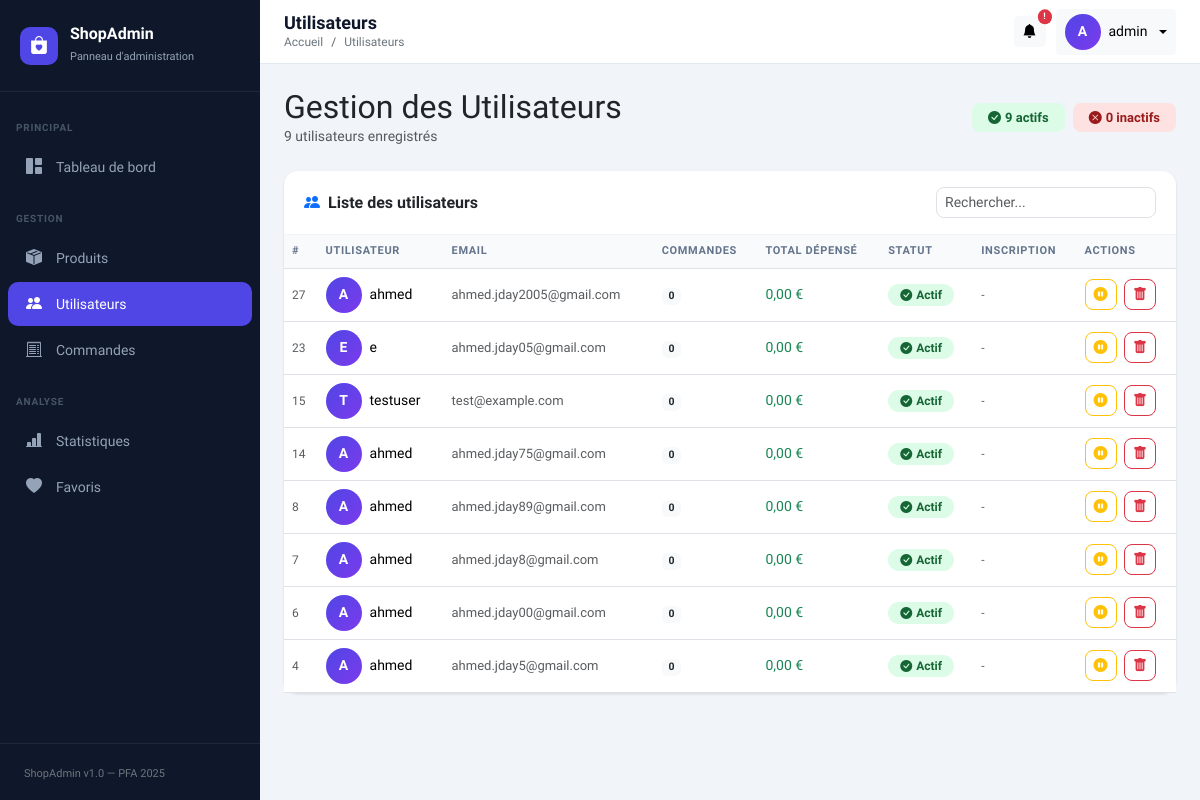
Page /dashboard-admin-main/index.php?page=users (signed in) on the earlier database version.
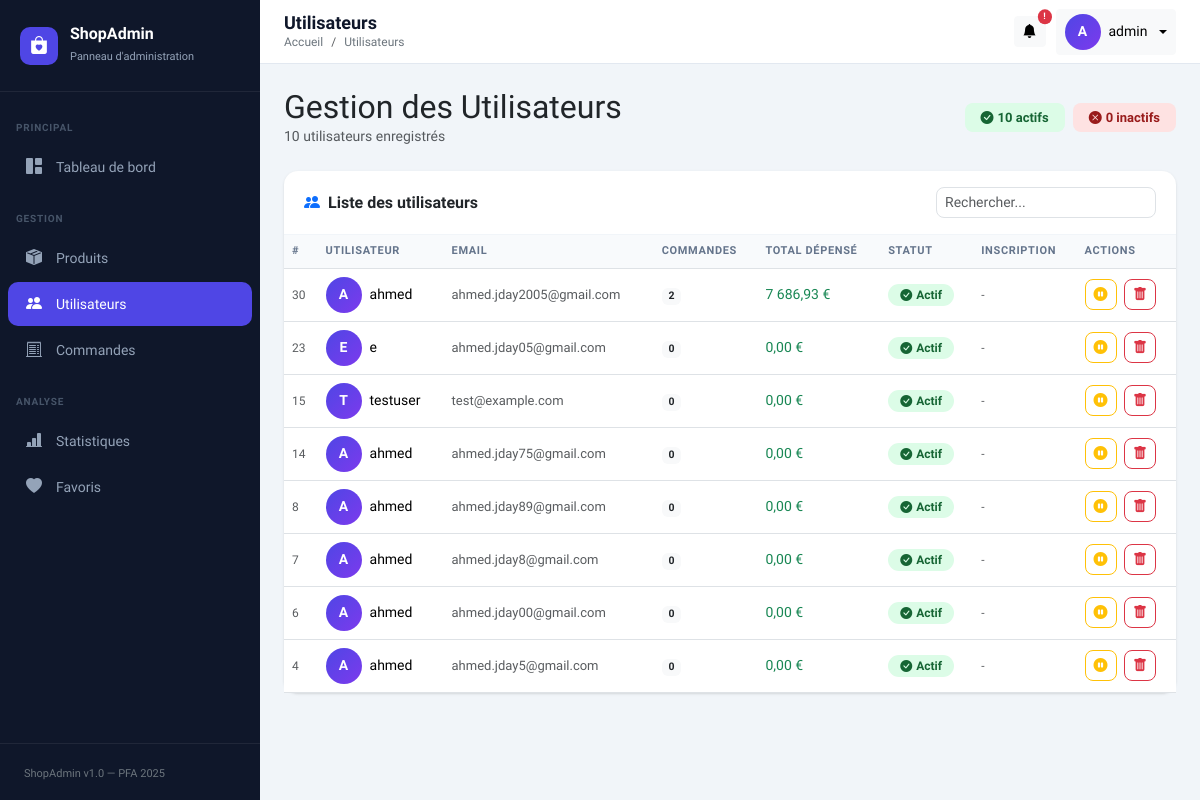
Same page on the later database version.
### tables this page shows
CREATE TABLE `users` (
  `id` int(11) NOT NULL,
  `name` varchar(50) NOT NULL,
  `email` varchar(255) NOT NULL,
  `role` enum('admin','customer') DEFAULT 'customer',
  `is_active` tinyint(1) DEFAULT 1,
  `password` varchar(255) NOT NULL,
  `reset_token_hash` varchar(64) DEFAULT NULL,
  `reset_token_expires_at` datetime DEFAULT NULL,
  `is_verified` tinyint(1) DEFAULT 0,
  `verification_code` varchar(6) DEFAULT NULL,
  `code_expiry` datetime DEFAULT NULL
);

### dashboard-admin-main/controllers/UserController.php (called while the page is built, shortened)
<?php
require_once __DIR__ . '/../models/User.php';
class UserController {
    private User $model;
    public function __construct() {
        $this->model = new User();
    }
    public function index(): void {
        $users = $this->model->getAll();
        require __DIR__ . '/../views/users/index.php';
    }
}

### dashboard-admin-main/config/database.php (called while the page is built, shortened)
<?php
class Database {
    private static ?PDO $instance = null;
    public static function getInstance(): PDO {
        if (self::$instance === null) {
            $dsn = "mysql:host=" . DB_HOST . ";dbname=" . DB_NAME . ";charset=" . DB_CHARSET;
            $options = [
                PDO::ATTR_ERRMODE            => PDO::ERRMODE_EXCEPTION,
                PDO::ATTR_DEFAULT_FETCH_MODE => PDO::FETCH_ASSOC,
                PDO::ATTR_EMULATE_PREPARES   => false,
            ];
            try {
                self::$instance = new PDO($dsn, DB_USER, DB_PASS, $options);
            } catch (PDOException $e) {
                error_log("Erreur connexion DB : " . $e->getMessage());
                die(json_encode(['error' => 'Connexion à la base de données échouée.']));
            }
        }
        return self::$instance;
    }
}

### dashboard-admin-main/models/User.php (called while the page is built, shortened)
<?php
require_once __DIR__ . '/../config/database.php';
class User {
    private PDO $db;
    public function __construct() {
        $this->db = Database::getInstance();
    }
    public function getAll(): array {
        $stmt = $this->db->query("
            SELECT u.*,
                   COUNT(o.id) AS order_count,
                   COALESCE(SUM(o.total_price), 0) AS total_spent
            FROM users u
            LEFT JOIN orders o ON u.id = o.user_id
            GROUP BY u.id
            ORDER BY u.id DESC
        ");
        return $stmt->fetchAll();
    }
}

### dashboard-admin-main/views/users/index.php (the view, shortened to what this page needs)
<?php
$pageTitle  = 'Utilisateurs';
$breadcrumb = 'Utilisateurs';
require_once __DIR__ . '/../../includes/header.php';
require_once __DIR__ . '/../../includes/sidebar.php';
?>
<div class="main-wrapper">
    <?php require_once __DIR__ . '/../../includes/navbar.php'; ?>
    <div class="content-area">
        <div class="d-flex justify-content-between align-items-center mb-4">
            <div>
                <h2 class="fw-800 mb-0">Gestion des Utilisateurs</h2>
                <p class="text-muted mb-0" style="font-size:14px;"><?= count($users) ?> utilisateurs enregistrés</p>
            </div>
            <div class="d-flex gap-2">
                <?php
                $activeCount   = count(array_filter($users, fn($u) => $u['is_active']));
                $inactiveCount = count($users) - $activeCount;
                ?>
                <span class="badge px-3 py-2" style="background:#dcfce7;color:#166534;font-size:13px;border-radius:8px;">
                    <i class="bi bi-check-circle-fill me-1"></i><?= $activeCount ?> actifs
                </span>
                <span class="badge px-3 py-2" style="background:#fee2e2;color:#991b1b;font-size:13px;border-radius:8px;">
                    <i class="bi bi-x-circle-fill me-1"></i><?= $inactiveCount ?> inactifs
                </span>
            </div>
        </div>
        <div class="card">
            <div class="card-header d-flex justify-content-between align-items-center">
                <span><i class="bi bi-people-fill me-2 text-primary"></i>Liste des utilisateurs</span>
                <input type="text" id="searchInput" class="form-control form-control-sm"
                       placeholder="Rechercher..." style="max-width:220px;border-radius:8px;">
            </div>
            <div class="table-responsive">
                <table class="table mb-0" id="usersTable">
                    <thead>
                        <tr>
                            <th>#</th>
                            <th>Utilisateur</th>
                            <th>Email</th>
                            <th>Commandes</th>
                            <th>Total dépensé</th>
                            <th>Statut</th>
                            <th>Inscription</th>
                            <th>Actions</th>
                        </tr>
                    </thead>
                    <tbody>
                        <?php if (empty($users)): ?>
                        <tr>
                            <td colspan="8" class="text-center py-5 text-muted">
                                <i class="bi bi-people fs-1 d-block mb-2"></i>Aucun utilisateur.
                            </td>
                        </tr>
                        <?php else: ?>
                        <?php foreach ($users as $u):
                            if ($u['role'] === 'admin') continue;
                        ?>
                        <tr>
                            <td class="text-muted" style="font-size:12px;"><?= $u['id'] ?></td>
                            <td>
                                <div class="d-flex align-items-center gap-2">
                                    <div style="width:36px;height:36px;border-radius:50%;
                                                background:linear-gradient(135deg,#4f46e5,#7c3aed);
                                                display:flex;align-items:center;justify-content:center;
                                                color:#fff;font-weight:700;font-size:14px;flex-shrink:0;">
                                        <?= strtoupper(mb_substr($u['name'], 0, 1)) ?>
                                    </div>
                                    <span class="fw-600"><?= htmlspecialchars($u['name']) ?></span>
                                </div>
                            </td>
                            <td class="text-muted" style="font-size:13px;"><?= htmlspecialchars($u['email']) ?></td>
                            <td>
                                <span class="badge bg-light text-dark fw-600"><?= $u['order_count'] ?></span>
                            </td>
                            <td class="fw-600 text-success"><?= number_format($u['total_spent'], 2, ',', ' ') ?> €</td>
                            <td>
                                <?php if ($u['is_active']): ?>
                                <span class="status-badge status-delivered">
                                    <i class="bi bi-check-circle-fill me-1"></i>Actif
                                </span>
                                <?php else: ?>
                                <span class="status-badge status-cancelled">
                                    <i class="bi bi-x-circle-fill me-1"></i>Inactif
                                </span>
                                <?php endif; ?>
                            </td>
                            <td class="text-muted" style="font-size:12px;">
                                <?= !empty($u['created_at']) ? date('d/m/Y', strtotime($u['created_at'])) : '-' ?>
                            </td>
                            <td>
                                <a href="index.php?page=users&action=toggle&id=<?= $u['id'] ?>"
                                   class="btn btn-sm <?= $u['is_active'] ? 'btn-outline-warning' : 'btn-outline-success' ?> me-1"
                                   title="<?= $u['is_active'] ? 'Désactiver' : 'Activer' ?>"
                                   style="border-radius:8px;">
                                    <i class="bi <?= $u['is_active'] ? 'bi-pause-circle-fill' : 'bi-play-circle-fill' ?>"></i>
                                </a>
                                <button class="btn btn-sm btn-outline-danger"
                                        onclick="confirmDelete(<?= $u['id'] ?>, '<?= htmlspecialchars(addslashes($u['name'])) ?>')"
                                        style="border-radius:8px;" title="Supprimer">
                                    <i class="bi bi-trash-fill"></i>
                                </button>
                            </td>
                        </tr>
                        <?php endforeach; ?>
                        <?php endif; ?>
                    </tbody>
                </table>
            </div>
        </div>
    </div>
</div>
<?php require_once __DIR__ . '/../../includes/footer.php'; ?>

### dashboard-admin-main/index.php (shortened to what this page needs)
<?php
require_once __DIR__ . '/config/database.php';
require_once __DIR__ . '/models/User.php';
$page   = $_GET['page']   ?? 'dashboard';
switch ($page) {
    case 'users':
        require_once __DIR__ . '/controllers/UserController.php';
        $ctrl = new UserController();
        match($action) {
            'toggle' => $ctrl->toggleStatus(),
            'delete' => $ctrl->delete(),
            default  => $ctrl->index(),
        };
        break;
}

### dashboard-admin-main/includes/header.php (shortened to what this page needs)
<!DOCTYPE html>
<html lang="fr">
<head>
    <link href="https://cdn.jsdelivr.net/npm/bootstrap@5.3.2/dist/css/bootstrap.min.css" rel="stylesheet">
    <link href="https://cdn.jsdelivr.net/npm/bootstrap-icons@1.11.3/font/bootstrap-icons.min.css" rel="stylesheet">
</head>
<body>

### dashboard-admin-main/includes/sidebar.php
<?php $currentPage = $_GET['page'] ?? 'dashboard'; ?>
<aside class="sidebar">
    <div class="sidebar-brand">
        <div class="brand-icon"><i class="bi bi-bag-heart-fill"></i></div>
        <div>
            <h5>ShopAdmin</h5>
            <small>Panneau d'administration</small>
        </div>
    </div>
    <nav class="mt-2">
        <div class="sidebar-section">Principal</div>
        <a href="index.php?page=dashboard"
           class="<?= $currentPage === 'dashboard' ? 'active' : '' ?>">
            <i class="bi bi-grid-1x2-fill"></i>
            Tableau de bord
        </a>
        <div class="sidebar-section">Gestion</div>
        <a href="index.php?page=products"
           class="<?= $currentPage === 'products' ? 'active' : '' ?>">
            <i class="bi bi-box-seam-fill"></i>
            Produits
        </a>
        <a href="index.php?page=users"
           class="<?= $currentPage === 'users' ? 'active' : '' ?>">
            <i class="bi bi-people-fill"></i>
            Utilisateurs
        </a>
        <a href="index.php?page=orders"
           class="<?= $currentPage === 'orders' ? 'active' : '' ?>">
            <i class="bi bi-receipt-cutoff"></i>
            Commandes
        </a>
        <div class="sidebar-section">Analyse</div>
        <a href="index.php?page=stats"
           class="<?= $currentPage === 'stats' ? 'active' : '' ?>">
            <i class="bi bi-bar-chart-line-fill"></i>
            Statistiques
        </a>
        <a href="index.php?page=favorites"
           class="<?= $currentPage === 'favorites' ? 'active' : '' ?>">
            <i class="bi bi-heart-fill"></i>
            Favoris
        </a>
    </nav>
    <div class="px-4 py-3" style="position:absolute;bottom:0;left:0;right:0;border-top:1px solid rgba(255,255,255,.07);">
        <small class="text-secondary" style="font-size:11px;">ShopAdmin v1.0 — PFA 2025</small>
    </div>
</aside>

### dashboard-admin-main/includes/navbar.php (shortened to what this page needs)
<nav class="topnav">
    <div class="d-flex align-items-center gap-3">
        <div>
            <h1 class="page-title"><?= htmlspecialchars($pageTitle ?? 'Dashboard') ?></h1>
            <?php if (!empty($breadcrumb)): ?>
            <nav aria-label="breadcrumb">
                <ol class="breadcrumb mb-0">
                    <li class="breadcrumb-item">
                        <a href="index.php" class="text-decoration-none text-secondary">Accueil</a>
                    </li>
                    <li class="breadcrumb-item active text-secondary">
                        <?= htmlspecialchars($breadcrumb) ?>
                    </li>
                </ol>
            </nav>
            <?php endif; ?>
        </div>
    </div>
    <div class="admin-info">
        <button class="btn btn-light btn-sm position-relative" title="Alertes">
            <i class="bi bi-bell-fill"></i>
            <span class="position-absolute top-0 start-100 translate-middle badge rounded-pill bg-danger" style="font-size:9px;">!</span>
        </button>
        <div class="dropdown">
            <button class="btn btn-light btn-sm dropdown-toggle d-flex align-items-center gap-2"
                    data-bs-toggle="dropdown">
                <div class="admin-avatar">
                    <?= strtoupper(substr($_SESSION['admin_name'] ?? 'A', 0, 1)) ?>
                </div>
                <span class="d-none d-md-inline fw-600">
                    <?= htmlspecialchars($_SESSION['admin_name'] ?? 'Admin') ?>
                </span>
            </button>
        </div>
    </div>
</nav>

### dashboard-admin-main/includes/footer.php (shortened to what this page needs)
</body>
</html>

### dashboard-admin-main/includes/header.php (style rules this page uses)
:root { --sidebar-width: 260px; --primary: #4f46e5; --primary-dark: #3730a3; --primary-light: #ede9fe; --sidebar-bg: #0f172a; --sidebar-text: #94a3b8; --sidebar-active: #4f46e5; --body-bg: #f1f5f9; --card-shadow: 0 1px 3px 0 rgba(0,0,0,.1), 0 1px 2px -1px rgba(0,0,0,.1); }
* { font-family: 'Plus Jakarta Sans', sans-serif; }
body { background: var(--body-bg); }
.sidebar { position: fixed; top: 0; left: 0; bottom: 0; width: var(--sidebar-width); background: var(--sidebar-bg); z-index: 1040; overflow-y: auto; transition: transform .3s ease; }
.sidebar-brand { display: flex; align-items: center; gap: 12px; padding: 24px 20px; border-bottom: 1px solid rgba(255,255,255,.07); }
.sidebar-brand .brand-icon { width: 38px; height: 38px; border-radius: 10px; background: var(--primary); display: flex; align-items: center; justify-content: center; font-size: 18px; color: #fff; }
.sidebar-brand h5 { color: #fff; margin: 0; font-size: 16px; font-weight: 700; }
.sidebar-brand small { color: var(--sidebar-text); font-size: 11px; }
.sidebar-section { padding: 20px 16px 8px; font-size: 10px; font-weight: 700; letter-spacing: .08em; color: #475569; text-transform: uppercase; }
.sidebar nav a { display: flex; align-items: center; gap: 12px; padding: 10px 16px; color: var(--sidebar-text); text-decoration: none; border-radius: 10px; margin: 2px 8px; font-size: 14px; font-weight: 500; transition: all .2s; }
.sidebar nav a.active { background: var(--primary); color: #fff; }
.sidebar nav a i { width: 20px; text-align: center; font-size: 16px; }
.main-wrapper { margin-left: var(--sidebar-width); min-height: 100vh; display: flex; flex-direction: column; }
.topnav { background: #fff; border-bottom: 1px solid #e2e8f0; padding: 0 24px; height: 64px; display: flex; align-items: center; justify-content: space-between; position: sticky; top: 0; z-index: 100; }
.topnav .page-title { font-size: 18px; font-weight: 700; color: #0f172a; margin: 0; }
.topnav .breadcrumb { margin: 0; font-size: 12px; }
.topnav .admin-info { display: flex; align-items: center; gap: 10px; }
.admin-avatar { width: 36px; height: 36px; border-radius: 50%; background: linear-gradient(135deg, var(--primary), #7c3aed); display: flex; align-items: center; justify-content: center; color: #fff; font-weight: 700; font-size: 14px; }
.content-area { padding: 24px; flex: 1; }
.card { border: none; border-radius: 14px; box-shadow: var(--card-shadow); }
.card-header { background: transparent; border-bottom: 1px solid #f1f5f9; font-weight: 700; padding: 16px 20px; }
.table th { font-size: 11px; font-weight: 700; text-transform: uppercase; letter-spacing: .06em; color: #64748b; background: #f8fafc; }
.table td { vertical-align: middle; font-size: 14px; }
.status-badge { padding: 4px 12px; border-radius: 99px; font-size: 12px; font-weight: 600; }
.status-delivered { background:#dcfce7; color:#166534; }

Differences in the rows shown:
removed users: id "27", name "A", name "ahmed", email "ahmed.jday2005@gmail.com", order_count "0", total_spent "0,00", is_active 1 (drawn)
added users: id "30", name "A", name "ahmed", email "ahmed.jday2005@gmail.com", order_count "2", total_spent "7 686,93", is_active 1 (drawn)
Other differences:
count($users): "9" → "10"
$activeCount: "9" → "10"
